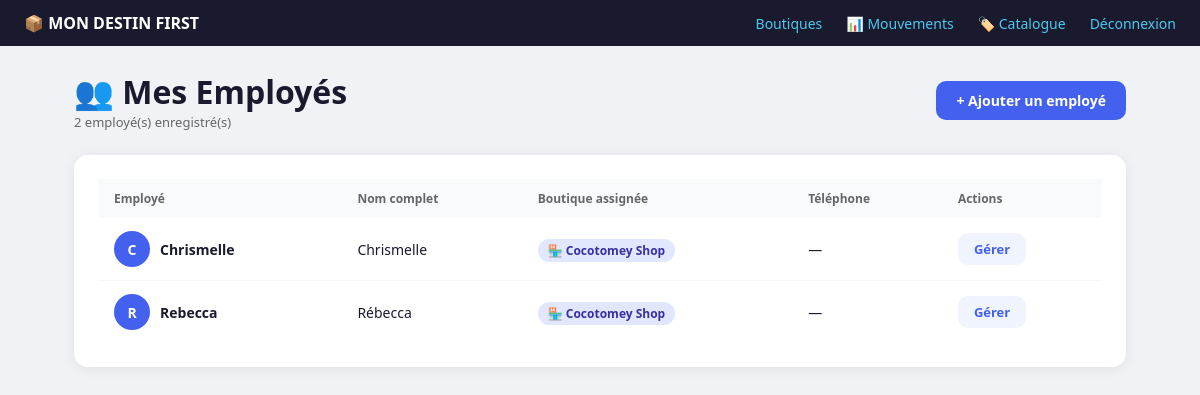
The app's page /employes/ (signed in), older data.
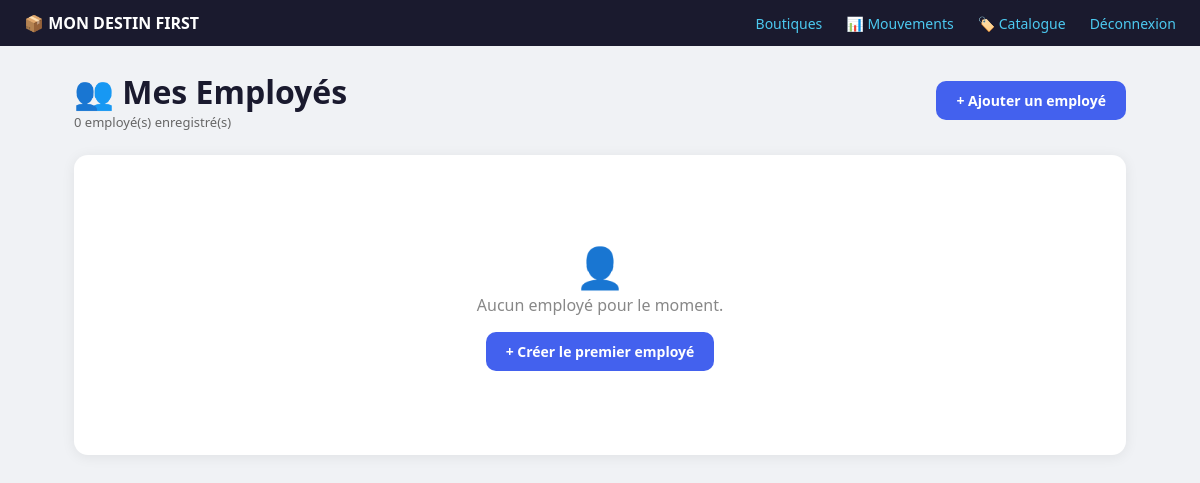
The same page, newer data.
### stock/models.py (models this page shows, shortened)
class ProfilEmploye(models.Model):
    ROLE_CHOICES = [
        ('proprietaire', 'Propriétaire'),
        ('employe', 'Employé'),
    ]
    user = models.OneToOneField(User, on_delete=models.CASCADE, related_name='profil')
    boutique = models.ForeignKey(
        Boutique,
        on_delete=models.SET_NULL,
        null=True, blank=True,
        related_name='employes'
    )
    role = models.CharField(max_length=20, choices=ROLE_CHOICES, default='employe')
    telephone = models.CharField(max_length=20, blank=True)
    @property
    def est_proprietaire(self):
        return self.role == 'proprietaire'

class Boutique(models.Model):
    nom = models.CharField(max_length=100)
    adresse = models.CharField(max_length=255, blank=True)
    telephone = models.CharField(max_length=20, blank=True)
    proprietaire = models.ForeignKey(
        User,
        on_delete=models.CASCADE,
        related_name='boutiques'
    )
    date_creation = models.DateTimeField(auto_now_add=True)
    est_active = models.BooleanField(default=True)
    class Meta:
        verbose_name = "Boutique"
        ordering = ['nom']

### stock/views.py (the view)
# urls.py: path('employes/', views.employes_liste, name='employes_liste'),
@login_required
@proprietaire_requis
def employes_liste(request):
    user = request.user
    boutiques = Boutique.objects.filter(proprietaire=user)
    employes = ProfilEmploye.objects.filter(
        boutique__in=boutiques,
        role='employe'
    ).select_related('user', 'boutique').order_by('boutique__nom', 'user__username')
    return render(request, 'stock/employes_liste.html', {
        'employes': employes,
        'boutiques': boutiques,
    })

### stock/context_processors.py (called while the page is built)
def demandes_en_attente(request):
    if not request.user.is_authenticated:
        return {}
    try:
        if request.user.profil.est_proprietaire:
            boutiques = Boutique.objects.filter(proprietaire=request.user)
            nb = DemandeArrivage.objects.filter(
                boutique__in=boutiques,
                statut='en_attente'
            ).count()
            return {'nb_demandes_attente': nb}
    except Exception:
        pass
    return {'nb_demandes_attente': 0}

### stock/views.py (called while the page is built)
def proprietaire_requis(view_func):
    @wraps(view_func)
    def wrapper(request, *args, **kwargs):
        try:
            profil = request.user.profil
        except Exception:
            raise PermissionDenied
        if not profil.est_proprietaire:
            messages.error(request, "Accès réservé au propriétaire.")
            return redirect('pos')  # L'employé atterrit sur la caisse
        return view_func(request, *args, **kwargs)
    return wrapper

### stock/templates/stock/employes_liste.html (shortened to what this page needs)
{% extends 'stock/base.html' %}
{% block content %}
<div class="page-header">
    <div>
        <h1>👥 Mes Employés</h1>
        <p style="color:#666; font-size:13px;">{{ employes.count }} employé(s) enregistré(s)</p>
    </div>
    <a href="{% url 'employe_creer' %}" class="btn btn-primary">+ Ajouter un employé</a>
</div>
<div class="card">
    {% if employes %}
    <table>
        <thead>
            <tr>
                <th>Employé</th>
                <th>Nom complet</th>
                <th>Boutique assignée</th>
                <th>Téléphone</th>
                <th>Actions</th>
            </tr>
        </thead>
        <tbody>
            {% for emp in employes %}
            <tr>
                <td>
                    <div style="display:flex; align-items:center; gap:10px;">
                        <div class="avatar">{{ emp.user.username|first|upper }}</div>
                        <strong>{{ emp.user.username }}</strong>
                    </div>
                </td>
                <td>{{ emp.user.get_full_name|default:"—" }}</td>
                <td>
                    {% if emp.boutique %}
                        <span class="badge badge-employe">🏪 {{ emp.boutique.nom }}</span>
                    {% else %}
                        <span style="color:#aaa; font-size:13px;">Non assigné</span>
                    {% endif %}
                </td>
                <td>{{ emp.telephone|default:"—" }}</td>
                <td>
                    <a href="{% url 'employe_detail' emp.id %}" class="btn" style="background:#f0f4ff; color:#4361ee; padding:7px 16px; font-size:13px;">Gérer</a>
                </td>
            </tr>
            {% endfor %}
        </tbody>
    </table>
    {% else %}
    <div class="empty">
        <p style="font-size:40px">👤</p>
        <p>Aucun employé pour le moment.</p>
        <a href="{% url 'employe_creer' %}" class="btn btn-primary" style="margin-top:16px;">+ Créer le premier employé</a>
    </div>
    {% endif %}
</div>
{% endblock %}

Row changes from the older to the newer data that the page shows:
no longer on this page (row edited): ProfilEmploye: user.username|first "C", user.username "Chrismelle", user.get_full_name "Chrismelle", boutique.nom "Cocotomey Shop", telephone "—"
no longer on this page (row edited): ProfilEmploye: user.username|first "R", user.username "Rebecca", user.get_full_name "Rébecca", boutique.nom "Cocotomey Shop", telephone "—"
Text that changed along with them:
{{ employes.count }}: "2" → "0"
text no longer shown: "Employé Nom complet Boutique assignée Téléphone Actions"
text now shown: "👤 Aucun employé pour le moment. + Créer le premier employé"
